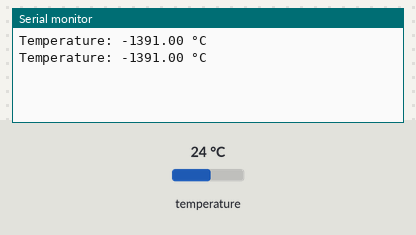
Simulated run of this sketch. Board: Arduino Uno, built with avr-gcc and run on an emulated ATmega328P. Shown: the last lines printed to the serial monitor. Wiring (inferred from the names in the program): DS18B20 sensor: data pin 4. The inputs (shaded band) are chosen by the test bench; at power-on: temperature 24 °C.

Above: at 1.9 s.
2.0 s: temperature set to 12 °C
At 3.1 s:
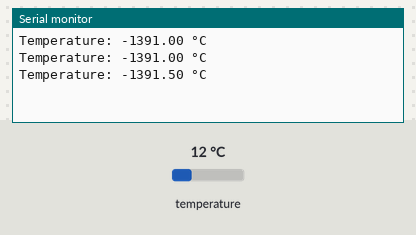
3.5 s: temperature set to 19 °C
At 3.5 s:
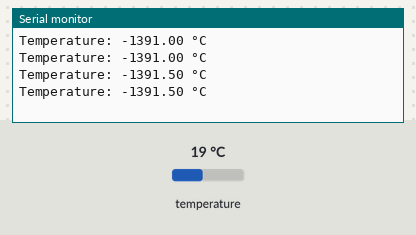
Timing chart, 0 to 6.5 s (numbered marks = the images above; inputs shaded):
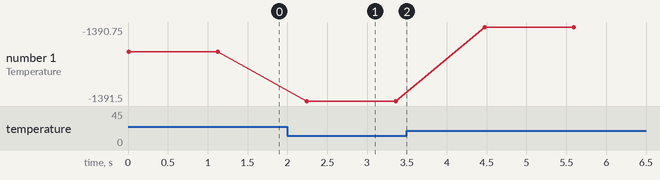

Measured:
- after the input at 2.0 s, the serial monitor: prints a new line after 0.24 s (image 1)
- plotted number 1: -1391 → -1391.5 after the input at 2.0 s, -1391.5 → -1390.75 after the input at 3.5 s

The sketch:

Master.ino
```cpp
/*
  MASTER
*/

const int PIN = 4;


void setup() {
  Serial.begin(250000);
}

void loop() {
  double temp = TempRead();
  temp  = temp * 0.0625; // conversion accuracy is 0.0625 / LSB
  Serial.print("Temperature: ");
  Serial.print(temp);
  Serial.println(" °C");
  Serial.println("");

  // uint8_t address[8];
  // AddrRead(address);

  /*DEBUG*/
  // if(!reset()) return;
  // byte data = B11110000;
  // DS18B20_Write(data);

  // if (!reset()) return;
  // // DS18B20_Write(0xCC);
  // DS18B20_Write(0xBE);
  // int temp1 = DS18B20_Read();    // Low byte
  // // int temp2 = DS18B20_Read();  // High byte
  // Serial.println(temp1, HEX);
  // // Serial.println(temp2, HEX);

  if(!reset()) return;

  int data = 0;

    pinMode(PIN, OUTPUT);
    digitalWrite(PIN, LOW);
    delayMicroseconds(5);
    pinMode(PIN, INPUT);
    delayMicroseconds(10);
    data >>= 1;
    pinMode(PIN, INPUT);
    if (digitalRead(PIN)) data |= 0x80;
    delayMicroseconds(45);
    pinMode(PIN, OUTPUT);
    digitalWrite(PIN, HIGH);
    delayMicroseconds(5);

  delay(1100);
}

bool reset() {
  pinMode(PIN, OUTPUT);

  digitalWrite(PIN, 0);
  delayMicroseconds(500); // 480 - 960

  bool status = false;
  int counter = 240 * 3.47826;
  pinMode(PIN, INPUT);
  delayMicroseconds(15); // 15-60, на линии значение 1 от подтяжки

  while (counter > 0) { // ждем 0 от slave
    int result = !digitalRead(PIN);
    status = status | result;
    counter--;
  }

  delayMicroseconds(200);
  return status;
}


void DS18B20_Write(byte data)
{
  pinMode(PIN, OUTPUT);
  for (int i = 0; i < 8; i++)
  {
    // начало таймслота
    digitalWrite(PIN, LOW);
    delayMicroseconds(10);

    // если 1, то устанавлием на пине логическую 1
    if (data & 1) digitalWrite(PIN, HIGH);
    data >>= 1;
    // время на считывание устройством
    delayMicroseconds(48);

    // конец таймслота
    digitalWrite(PIN, HIGH);
    delayMicroseconds(3);
  }
}

byte DS18B20_Read()
{
  byte data = 0;
  for (int i = 0; i < 8; i++)
  {
    pinMode(PIN, OUTPUT);
    digitalWrite(PIN, LOW);
    delayMicroseconds(5);
    pinMode(PIN, INPUT);
    delayMicroseconds(10);
    data >>= 1;
    pinMode(PIN, INPUT);
    if (digitalRead(PIN)) data |= 0x80;
    delayMicroseconds(45);
    pinMode(PIN, OUTPUT);
    digitalWrite(PIN, HIGH);
    delayMicroseconds(5);
  }
  return data;
}

int TempRead() {
  if (!reset()) return 0;
  DS18B20_Write(0xCC);  // Send skip ROM command / пропуск ROM
  DS18B20_Write(0x44);  // Send reading start conversion command / Температурного преобразования [44h]
  if (!reset()) return 0;
  DS18B20_Write(0xCC);          // Send skip ROM command
  DS18B20_Write(0xBE);          // Read the register, a total of nine bytes, the first two bytes are the conversion value
  int temp = DS18B20_Read();    // Low byte
  temp |= DS18B20_Read() << 8;  // High byte
  return temp;
}

void AddrRead(uint8_t *addr) {
  if (!reset()) return;

  uint16_t sum = 0;                  // контрольная сумма
  uint8_t crc = 0;                   // обнуляем crc
  for (uint8_t i = 0; i < 8; i++) {  // Прочитать 8 байт адреса
    addr[i] = DS18B20_Read();        // Записать в массив
    //sum += addr[i];                     // контрольная сумма
  }
}
```
